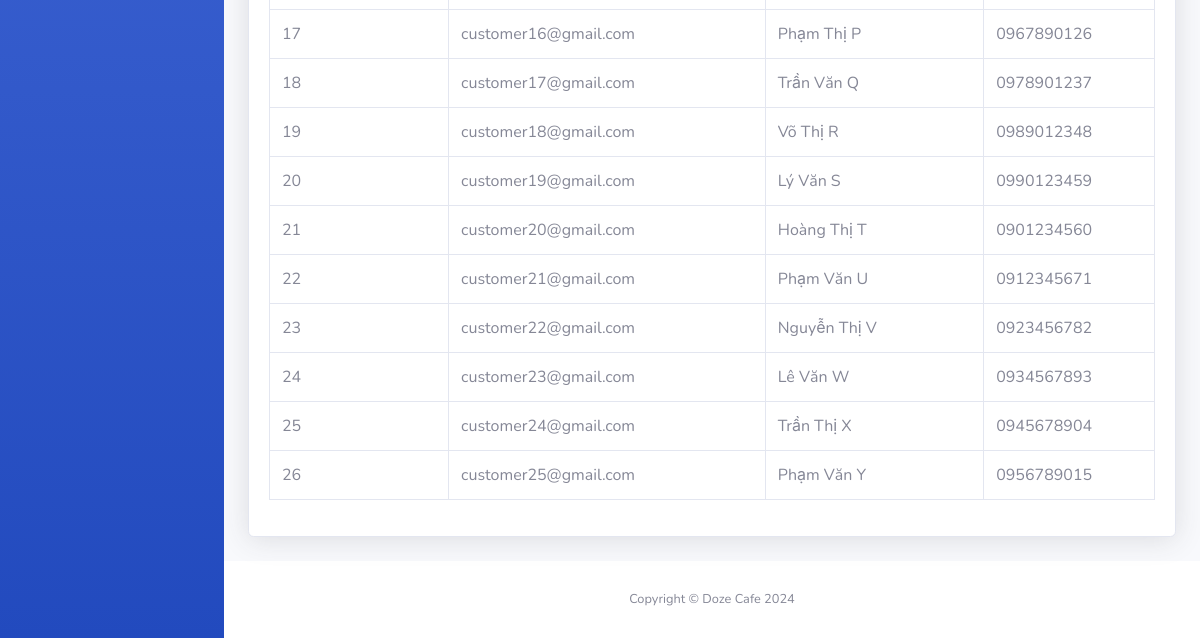
The app's page /admin_page/lietkeusers.php (lower part), older data.
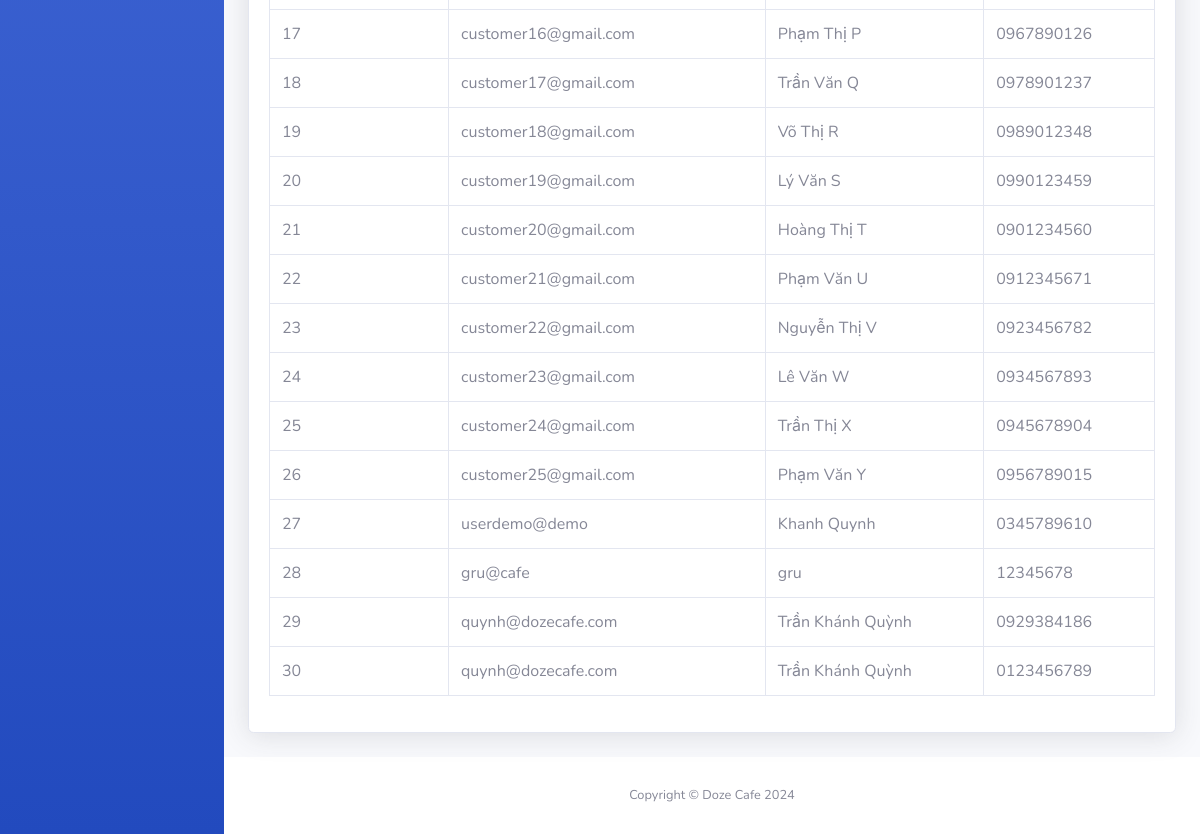
The same page, newer data.
### tables this page shows
CREATE TABLE `users` (
  `users_id` int(11) NOT NULL,
  `username` varchar(255) NOT NULL,
  `password` varchar(255) NOT NULL,
  `fullname` varchar(255) NOT NULL,
  `phone` varchar(11) NOT NULL
);

### admin_page/lietkeusers.php (the view, shortened to what this page needs)
<?php include("includes/header.php"); ?>
<div>
    <div class="card shadow mb-4">
        <div class="card-body">
            <div class="table-responsive">
                <table class="table table-bordered" id="dataTable" width="100%" cellspacing="0">
                    <tbody>
                    <?php
                        require("db/conn.php");
                        $sql_str = "SELECT users_id, username, fullname, phone FROM users;";
                        $result = mysqli_query($conn, $sql_str);
                        while ($row = mysqli_fetch_assoc($result)) {
                    ?>
                        <tr>
                            <td><?= htmlspecialchars($row['users_id']) ?></td>
                            <td><?= htmlspecialchars($row['username']) ?></td>
                            <td><?= htmlspecialchars($row['fullname']) ?></td>
                            <td><?= htmlspecialchars($row['phone']) ?></td>
                        </tr>
                    <?php
                        }
                    ?>
                    </tbody>
                </table>
            </div>
        </div>
    </div>
</div>
<?php include("includes/footer.php"); ?>

### admin_page/includes/header.php (shortened to what this page needs)
<!DOCTYPE html>
<html lang="en">
<head>
    <link href="vendor/fontawesome-free/css/all.min.css" rel="stylesheet" type="text/css">
    <link href="css/sb-admin-2.min.css" rel="stylesheet">
</head>
<body id="page-top">
    <div id="wrapper">
        <?php include("includes/sidebar.php"); ?>
        <div id="content-wrapper" class="d-flex flex-column">
            <div id="content">
                <div class="container-fluid">

### admin_page/includes/sidebar.php (shortened to what this page needs)
   <ul class="navbar-nav bg-gradient-primary sidebar sidebar-dark accordion" id="accordionSidebar">
</ul>

### admin_page/includes/footer.php (shortened to what this page needs)
</div>
</div>
            <footer class="sticky-footer bg-white">
                <div class="container my-auto">
                    <div class="copyright text-center my-auto">
                        <span>Copyright &copy; Doze Cafe 2024</span>
                    </div>
                </div>
            </footer>
        </div>
    </div>
</body>
</html>

### admin_page/lietkeusers.php (style rules this page uses)
.table-responsive { overflow-x: auto; }

Row changes from the older to the newer data that the page shows:
added users: users_id "27", username "userdemo@demo", fullname "Khanh Quynh", phone "0345789610"
added users: users_id "28", username "gru@cafe", fullname "gru", phone "12345678"
added users: users_id "29", username "quynh@dozecafe.com", fullname "Trần Khánh Quỳnh", phone "0929384186"
added users: users_id "30", username "quynh@dozecafe.com", fullname "Trần Khánh Quỳnh", phone "0123456789"
